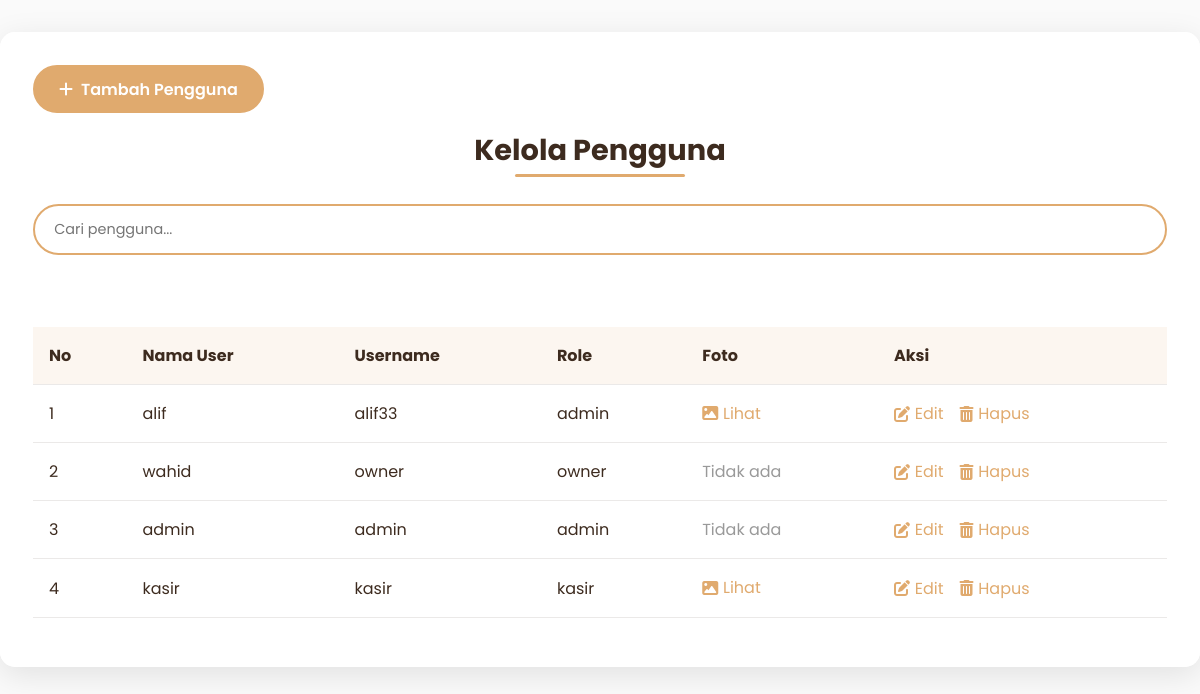
The app's page /admin/pengguna/pengguna.php with its own data.
### tables this page shows
CREATE TABLE `user` (
  `UserID` int(10) NOT NULL,
  `nama_user` varchar(255) DEFAULT NULL,
  `remember_token` varchar(255) NOT NULL,
  `username` varchar(255) DEFAULT NULL,
  `password` varchar(255) DEFAULT NULL,
  `role` enum('admin','kasir','owner') DEFAULT NULL,
  `foto` varchar(255) DEFAULT NULL
);

### admin/pengguna/pengguna.php (the view, shortened to what this page needs)
<?php
$koneksi = new mysqli("localhost", "root", "", "kasir_reddra");
$results_per_page = 5;
$page = isset($_GET['page']) ? (int)$_GET['page'] : 1;
$page = max($page, 1);
$start_from = ($page - 1) * $results_per_page;
$sql = "SELECT * FROM user ORDER BY UserID DESC LIMIT $start_from, $results_per_page";
$result = $koneksi->query($sql);
?>
<!DOCTYPE html>
<html lang="id">
<head>
    <link rel="stylesheet" href="https://cdnjs.cloudflare.com/ajax/libs/font-awesome/6.4.0/css/all.min.css">
    <link rel="stylesheet" href="https://cdn.jsdelivr.net/npm/sweetalert2@11/dist/sweetalert2.min.css">
</head>
<body>
    <div class="glass-panel">
        <div class="header">
            <div class="btn-group">
                <a href="tambah_pengguna.php" class="btn btn-primary">
                    <i class="fas fa-plus"></i> Tambah Pengguna
                </a>
            </div>
            <div class="title-wrapper">
                <h2 class="page-title">Kelola Pengguna</h2>
            </div>
            <div class="search-box">
                <input type="text" class="search-input" placeholder="Cari pengguna..." id="searchInput">
            </div>
        </div>
        <div class="table-container">
            <table class="data-table">
                <thead>
                    <tr>
                        <th>No</th>
                        <th>Nama User</th>
                        <th>Username</th>
                        <th>Role</th>
                        <th>Foto</th>
                        <th>Aksi</th>
                    </tr>
                </thead>
                <tbody id="tableBody">
                    <?php if ($result->num_rows > 0): ?>
                    <?php $no = 1 + (($page - 1) * $results_per_page); ?>
                    <?php while ($row = $result->fetch_assoc()): ?>
                    <tr>
                        <td><?= $no++ ?></td>
                        <td><?= htmlspecialchars($row['nama_user']) ?></td>
                        <td><?= htmlspecialchars($row['username']) ?></td>
                        <td><?= htmlspecialchars($row['role']) ?></td>
                        <td>
                            <?php if (!empty($row['foto'])):
                                        $imagePath = $row['foto'];
                                    ?>
                            <a href="#" class="action-link" onclick="showPopup('<?= $imagePath ?>'); return false;">
                                <i class="fas fa-image"></i> Lihat
                            </a>
                            <?php else: ?>
                            <span style="color: #999;">Tidak ada</span>
                            <?php endif; ?>
                        </td>
                        <td>
                            <div class="action-links">
                                <a href="edit_pengguna.php?id=<?= $row['UserID'] ?>" class="action-link">
                                    <i class="fas fa-edit"></i> Edit
                                </a>
                                <a href="hapus_pengguna.php?id=<?= $row['UserID'] ?>" class="action-link delete-btn"
                                    data-id="<?= $row['UserID'] ?>">
                                    <i class="fas fa-trash-alt"></i> Hapus
                                </a>
                            </div>
                        </td>
                    </tr>
                    <?php endwhile; ?>
                    <?php else: ?>
                    <tr>
                        <td colspan="6" style="text-align: center; padding: 2rem;">Tidak ada data pengguna</td>
                    </tr>
                    <?php endif; ?>
                </tbody>
            </table>
        </div>
    </div>
</body>
</html>

### admin/pengguna/pengguna.php (style rules this page uses)
* { margin: 0; padding: 0; box-sizing: border-box; font-family: 'Poppins', sans-serif; }
body { background: #fafafa; color: #3D2B1F; }
.glass-panel { background: rgba(255, 255, 255, 0.98); backdrop-filter: blur(15px); border: 1px solid rgba(255, 255, 255, 0.2); box-shadow: 0 8px 32px rgba(0, 0, 0, 0.1); border-radius: 15px; padding: 2rem; margin: 2rem auto; max-width: 1200px; }
.header { display: flex; justify-content: space-between; align-items: center; gap: 1rem; flex-wrap: wrap; margin-bottom: 2rem; }
.title-wrapper { text-align: center; flex-grow: 1; order: 2; width: 100%; margin-bottom: 1rem; }
.page-title { font-size: 1.8rem; color: #3D2B1F; position: relative; display: inline-block; padding: 0 1rem; transition: color 0.3s ease, text-shadow 0.3s ease; }
.page-title::after { content: ''; position: absolute; bottom: -5px; left: 50%; transform: translateX(-50%); width: 60%; height: 3px; background: #E0AA6E; border-radius: 2px; }
.btn-group { display: flex; gap: 1rem; align-items: center; order: 1; }
.btn { padding: 0.6rem 1.5rem; border-radius: 30px; font-weight: 600; transition: all 0.3s ease; text-decoration: none; display: inline-flex; align-items: center; gap: 0.5rem; white-space: nowrap; }
.btn-primary { background: #E0AA6E; color: white; border: 2px solid #E0AA6E; }
.search-box { width: 100%; margin-bottom: 1.5rem; order: 3; }
.search-input { width: 100%; padding: 0.8rem 1.2rem; border: 2px solid #E0AA6E; border-radius: 30px; font-size: 0.9rem; transition: all 0.3s ease; }
.table-container { overflow-x: auto; }
.data-table { width: 100%; border-collapse: collapse; margin: 1rem 0; }
.data-table th, .data-table td { padding: 1rem; text-align: left; border-bottom: 1px solid rgba(61, 43, 31, 0.1); }
.data-table th { background: rgba(224, 170, 110, 0.1); }
.action-links { display: flex; gap: 1rem; }
.action-link { color: #E0AA6E; transition: all 0.3s ease; text-decoration: none; display: inline-flex; align-items: center; gap: 0.3rem; }

### records on screen
user: nama_user "alif", username "alif33", role "admin"
user: nama_user "wahid", username "owner", role "owner", foto "Tidak ada"
user: nama_user "admin", username "admin", role "admin", foto "Tidak ada"
user: nama_user "kasir", username "kasir", role "kasir"
